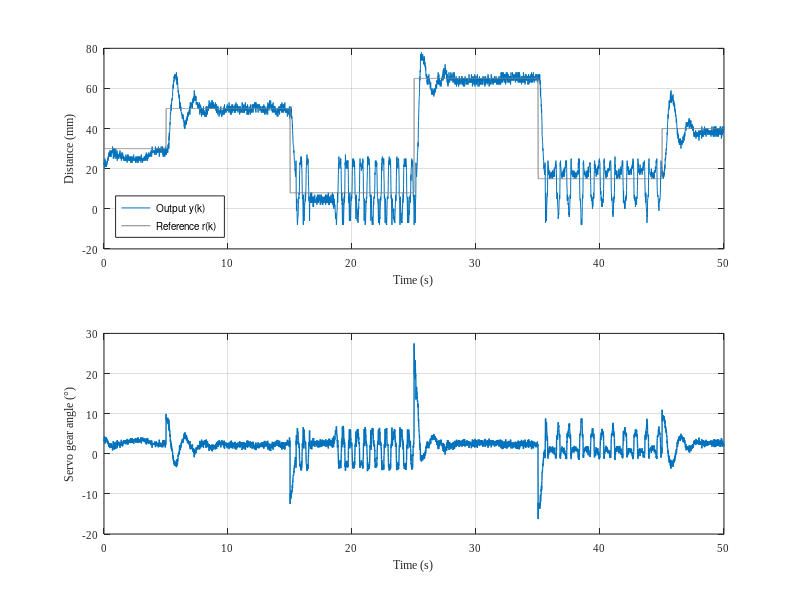
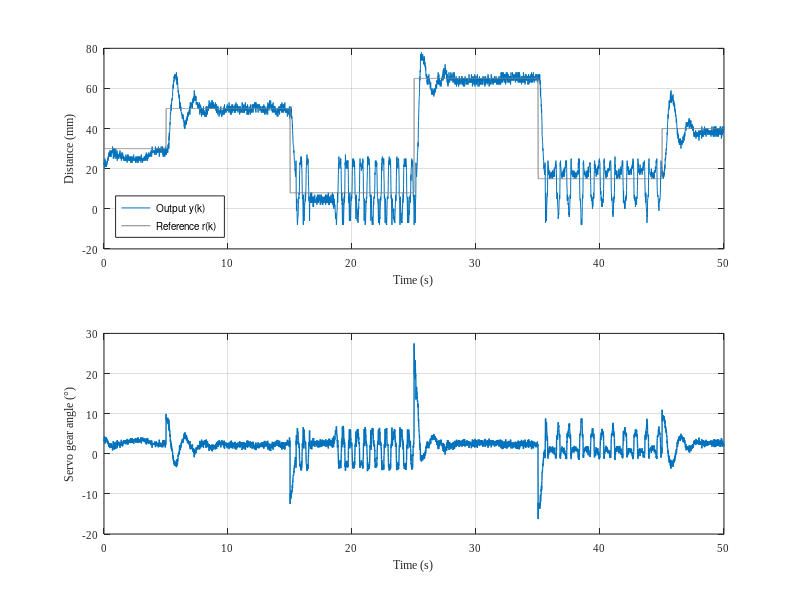
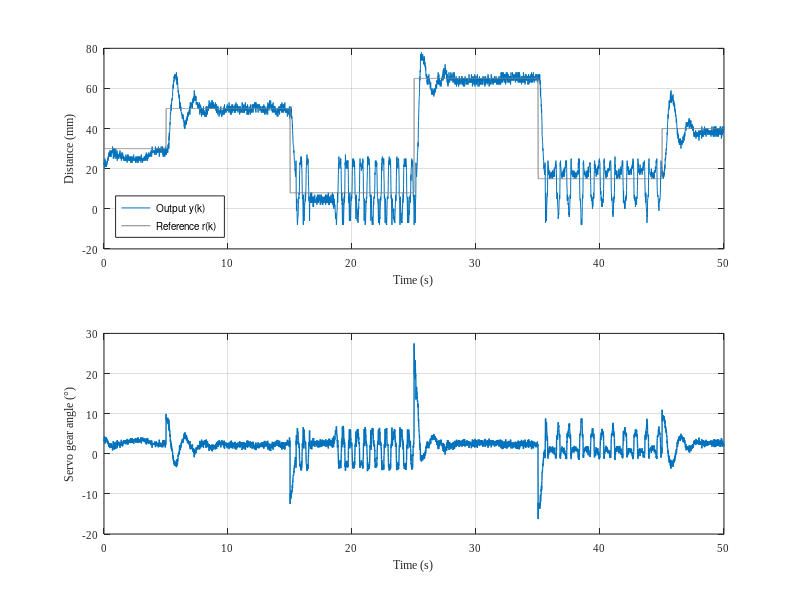

Reproduce these figures in MATLAB, in order.
clear all; close all; clc;
%get data
load('dataPidAll.mat')
u=dataAll(:,3);
y=dataAll(:,2);
r=dataAll(:,1); % open loop reference obtained only by scaling the input
%%
%select "the interesting section"
 u=u(500:5500)';
 y=y(500:5500)';
 r=r(500:5500)';

%%
width=12;
height=12;
fsize=8;
fname='PID'
allAxesInFigure = findall(gcf,'type','axes');
allLegendInFigure = findall(gcf,'type','legend');
allTextInFigure = findall(gcf,'type','text')

set(allAxesInFigure, 'FontName', 'Times New Roman','FontSize',fsize)
title("")



for i=1:length(allTextInFigure)
    allTextInFigure(i).Color=[0 0 0];
end

for i=1:length(allAxesInFigure)
    allAxesInFigure(i).XColor=[0 0 0];
    allAxesInFigure(i).YColor=[0 0 0];
end






set(gcf, 'Units', 'centimeters', 'Position', [0, 2, width, height], 'PaperUnits', 'centimeters', 'PaperSize', [width, height])

%%
blue=    [0, 0.4470, 0.7410];
red =    [0.8500, 0.3250, 0.0980];
yellow = [0.9290, 0.6940, 0.1250];
grey = 0.5*[1, 1, 1];
Ts = 0.010; % [s]
Tend=24;
t = 0:Ts:Ts*(length(y)-1);
f=figure(1);
subplot(2,1,1)
plot(t,y,'Color',blue,'LineWidth',0.5,'LineStyle','-')
hold on
plot(t,r,'Color',grey,'LineWidth',0.5,'LineStyle','-')
%axis([0,Tend,12,16])
grid on
xlabel('Time (s)')
ylabel('Distance (mm)')
legend('Output y(k)', 'Reference r(k)','Location','southwest')
set(gca, 'FontName', 'Times New Roman','FontSize',fsize)

subplot(2,1,2)
plot(t,u,'Color',blue,'LineWidth',1,'LineStyle','-')
%axis([0,Tend,12,16])
grid on
xlabel('Time (s)')
ylabel('Servo gear angle (°)')
set(gca, 'FontName', 'Times New Roman','FontSize',fsize)

set(gcf, 'PaperUnits', 'centimeters');
set(gcf, 'PaperSize', [4 6]);

set(gcf, 'Units', 'centimeters', 'Position', [0, 2, width, height], 'PaperUnits', 'centimeters', 'PaperSize', [width, height])

%%
saveas(gcf,fname,'epsc')
saveas(gcf,fname,'jpeg')
print(gcf,fname,'-depsc');


